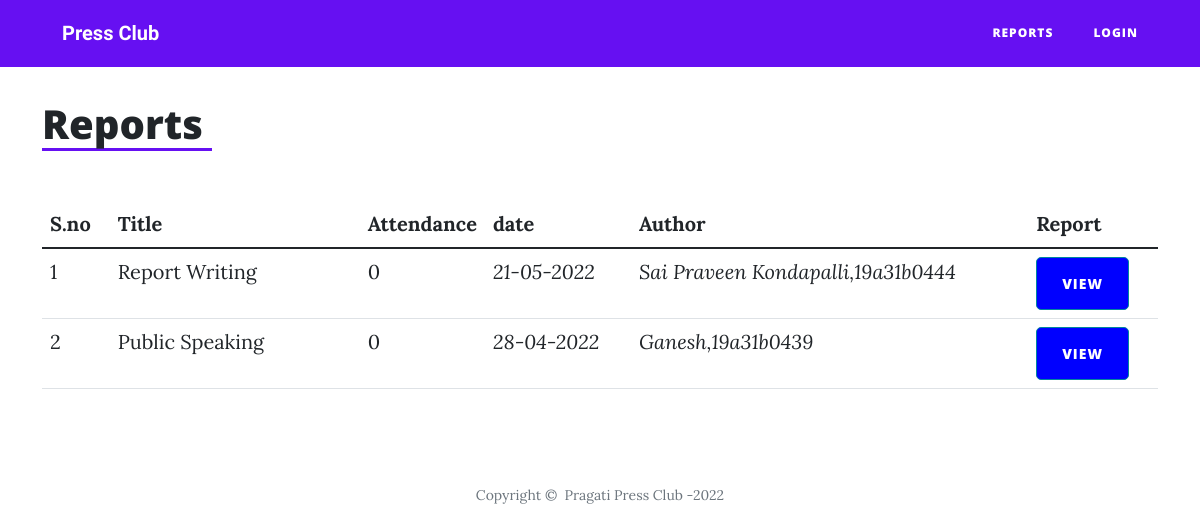
The page /reports on the database as committed earlier.
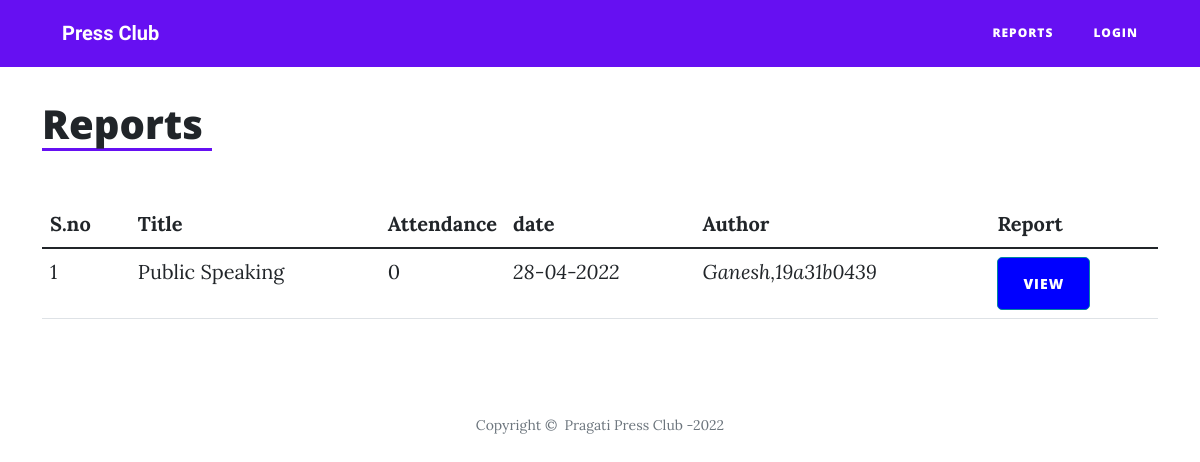
The same page on the database as committed later.
### project/models.py (models this page shows)
class Events(db.Model):
    __tablename__ = 'events'
    meeting_id = db.Column(db.Integer, primary_key=True, unique=True, nullable=False)
    title = db.Column(db.String(60), nullable=False)
    date = db.Column(db.String(20), nullable=False, unique=True)
    time = db.Column(db.String(20), nullable=False)
    venue = db.Column(db.String(60), nullable=False)
    author = db.Column(db.String(60))
    report = db.Column(db.String())
    image = db.Column(db.String(60))
    attendance = db.Column(db.Integer, default=0)

### project/report_routes.py (the view)
@app.route('/reports', methods=['GET', 'POST'])
def reports():
    events = Events.query.order_by(Events.meeting_id.desc()).all()
    if current_user.is_authenticated:
        if current_user.type == "coordinator":
            return render_template('coordinator/reports.html', events=events)
        elif current_user.type == "admin":
            return render_template('admin/reports.html', events=events)
        elif current_user.type == "student":
            return render_template('student/reports.html', events=events)
    else:
        return render_template('reports.html', events=events)

### project/templates/reports.html
{% extends "base_home.html" %}
{%  block content %}
<div class="container" style="margin-top: 100px;">
        <h1 style="border-bottom-style: solid;border-bottom-color: var(--bs-indigo);width: 170px;">Reports</h1>
    </div>
    <div class="container" style="margin-top: 50px;">
        <div class="table-responsive" style="margin-top: 50px;">
            <table class="table">
                <thead>
                    <tr>
                        <th>S.no</th>
                        <th>Title</th>
                        <th>Attendance</th>
                        <th>date</th>
                        <th>Author</th>
                        <th>Report</th>
                    </tr>
                </thead>
                <tbody>
                {% for x  in range  (events|length) %}
                    <tr>
                        <td>{{x+1}}</td>
                        <td style="width: 250px;">{{events[x].title}}</td>
                        <td style="width: 50px;">{{events[x].attendance}}</td>
                        <td><em>{{events[x].date}}</em></td>
                        <td><em>{{events[x].author}}</em></td>
                        <td><a href="/view_report/{{events[x].meeting_id}}"> <button class="btn btn-primary" type="button" style="border-radius: 5px;background: blue;">view</button></a></td>
                    </tr>
                {% endfor %}
                </tbody>
            </table>
        </div>
    </div>
{% endblock %}

### project/templates/base_home.html (shortened to what this page needs)
<!DOCTYPE html>
<html lang="en">
<head>
     <link rel="stylesheet" href="{{url_for('static',filename = 'assets/bootstrap/css/bootstrap.min.css')}}">
     <link rel="stylesheet" href="{{url_for('static',filename = 'assets/fonts/font-awesome.min.css')}}">
    <link rel="stylesheet" href="{{url_for('static',filename = 'assets/css/Login-screen.css')}}">
</head>
<body>
<nav class="navbar navbar-light navbar-expand-lg fixed-top" id="mainNav" style="background: var(--bs-indigo);">
        <div class="container"><a class="navbar-brand" href="{{url_for('index')}}" style="font-family: 'Cedarville Cursive', serif;color: white;">Press Club&nbsp;</a>
            <div class="collapse navbar-collapse" id="navbarResponsive">
                <ul class="navbar-nav ms-auto">
                    <li class="nav-item" style="color: white;"><a class="nav-link" href="/reports" style="color: white;">reports</a></li>
                    <li class="nav-item" style="color: white;"><a class="nav-link" href="/login" style="font-family: 'Open Sans', sans-serif;color: white;">Login</a></li>
                </ul>
            </div>
        </div>
    </nav>
{% block content %}
{% endblock %}
<footer>
        <div class="container">
            <div class="row">
                <div class="col-md-10 col-lg-8 mx-auto">
                    <p class="text-muted copyright" style="color: var(--bs-red);">Copyright&nbsp;©&nbsp; Pragati Press Club -2022</p>
                </div>
            </div>
        </div>
    </footer>
</body>
</html>

Rows that differ between the two databases and show on the page:
removed Events: title "Report Writing", attendance "0", date "21-05-2022", author "Sai Praveen Kondapalli,19a31b0444"
Other text that changed with them:
new list line: "1 VIEW"
new list line: "Public Speaking 0 28-04-2022 Ganesh,19a31b0439"
list line gone: "1 VIEW"
list line gone: "2 VIEW"
list line gone: "Public Speaking 0 28-04-2022 Ganesh,19a31b0439"
